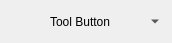
<?xml version="1.0" encoding="UTF-8"?>
<ui version="4.0">
 <class>CustomBToolButton</class>
 <widget class="QWidget" name="CustomBToolButton">
  <property name="geometry">
   <rect>
    <x>0</x>
    <y>0</y>
    <width>172</width>
    <height>42</height>
   </rect>
  </property>
  <property name="windowTitle">
   <string>Form</string>
  </property>
  <layout class="QVBoxLayout" name="verticalLayout">
   <item>
    <widget class="QToolButton" name="makeROI_toolButton">
     <property name="sizePolicy">
      <sizepolicy hsizetype="Minimum" vsizetype="Fixed">
       <horstretch>0</horstretch>
       <verstretch>0</verstretch>
      </sizepolicy>
     </property>
     <property name="text">
      <string>Tool Button</string>
     </property>
     <property name="popupMode">
      <enum>QToolButton::MenuButtonPopup</enum>
     </property>
     <property name="toolButtonStyle">
      <enum>Qt::ToolButtonTextOnly</enum>
     </property>
     <property name="autoRaise">
      <bool>true</bool>
     </property>
     <property name="arrowType">
      <enum>Qt::NoArrow</enum>
     </property>
    </widget>
   </item>
  </layout>
  <action name="actiontest">
   <property name="checkable">
    <bool>true</bool>
   </property>
   <property name="text">
    <string>test</string>
   </property>
  </action>
  <action name="actiontest2">
   <property name="text">
    <string>test2</string>
   </property>
  </action>
 </widget>
 <resources/>
 <connections/>
</ui>
